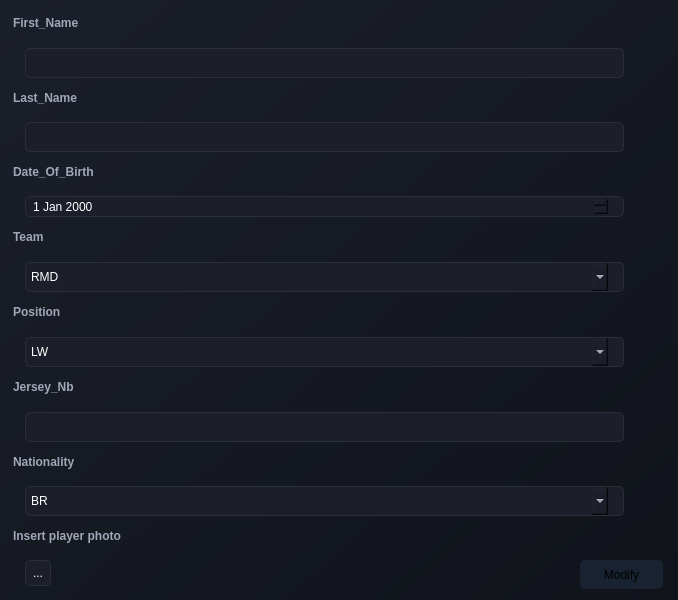
<?xml version="1.0" encoding="UTF-8"?>
<ui version="4.0">
 <class>Form</class>
 <widget class="QWidget" name="Form">
  <property name="geometry">
   <rect>
    <x>0</x>
    <y>0</y>
    <width>678</width>
    <height>600</height>
   </rect>
  </property>
  <property name="windowTitle">
   <string>Form</string>
  </property>
  <property name="styleSheet">
   <string notr="true">background: qlineargradient(x1:0, y1:0, x2:1, y2:1, stop:0 #1b1f2a, stop:1 #10131a);</string>
  </property>
  <widget class="QPushButton" name="pushButton_3">
   <property name="geometry">
    <rect>
     <x>580</x>
     <y>560</y>
     <width>83</width>
     <height>29</height>
    </rect>
   </property>
   <property name="styleSheet">
    <string notr="true">background-color: #192231;
border-radius: 5px ;</string>
   </property>
   <property name="text">
    <string>Modify</string>
   </property>
  </widget>
  <widget class="QComboBox" name="comboBox">
   <property name="geometry">
    <rect>
     <x>10</x>
     <y>262</y>
     <width>629</width>
     <height>30</height>
    </rect>
   </property>
   <property name="styleSheet">
    <string notr="true">background-color: #1C1F2A;
border: 1px solid #2A2D3A;
border-radius: 5px;
padding: 5px;
color: white;
margin-left: 15px;
margin-right:15px;</string>
   </property>
   <item>
    <property name="text">
     <string>RMD</string>
    </property>
   </item>
  </widget>
  <widget class="QComboBox" name="comboBox_2">
   <property name="geometry">
    <rect>
     <x>10</x>
     <y>337</y>
     <width>629</width>
     <height>30</height>
    </rect>
   </property>
   <property name="styleSheet">
    <string notr="true">background-color: #1C1F2A;
border: 1px solid #2A2D3A;
border-radius: 5px;
padding: 5px;
color: white;
margin-left: 15px;
margin-right:15px;</string>
   </property>
   <item>
    <property name="text">
     <string>LW</string>
    </property>
   </item>
   <item>
    <property name="text">
     <string>RW</string>
    </property>
   </item>
  </widget>
  <widget class="QLabel" name="label_11">
   <property name="geometry">
    <rect>
     <x>10</x>
     <y>374</y>
     <width>629</width>
     <height>31</height>
    </rect>
   </property>
   <property name="styleSheet">
    <string notr="true">color: #A0A8B7;
font-weight: bold;
padding-bottom: 5px;background-color:transparent;</string>
   </property>
   <property name="text">
    <string>Jersey_Nb</string>
   </property>
  </widget>
  <widget class="QLineEdit" name="lineEdit_3">
   <property name="geometry">
    <rect>
     <x>10</x>
     <y>48</y>
     <width>629</width>
     <height>30</height>
    </rect>
   </property>
   <property name="styleSheet">
    <string notr="true">background-color: #1C1F2A;
border: 1px solid #2A2D3A;
border-radius: 5px;
padding: 5px;
color: white;
margin-left: 15px;
margin-right:15px;</string>
   </property>
  </widget>
  <widget class="QLabel" name="label_14">
   <property name="geometry">
    <rect>
     <x>10</x>
     <y>523</y>
     <width>629</width>
     <height>30</height>
    </rect>
   </property>
   <property name="styleSheet">
    <string notr="true">color: #A0A8B7;
font-weight: bold;
padding-bottom: 5px;background-color:transparent;</string>
   </property>
   <property name="text">
    <string>Insert player photo</string>
   </property>
  </widget>
  <widget class="QComboBox" name="comboBox_3">
   <property name="geometry">
    <rect>
     <x>10</x>
     <y>486</y>
     <width>629</width>
     <height>30</height>
    </rect>
   </property>
   <property name="styleSheet">
    <string notr="true">background-color: #1C1F2A;
border: 1px solid #2A2D3A;
border-radius: 5px;
padding: 5px;
color: white;
margin-left: 15px;
margin-right:15px;</string>
   </property>
   <item>
    <property name="text">
     <string>BR</string>
    </property>
   </item>
  </widget>
  <widget class="QLabel" name="label_9">
   <property name="geometry">
    <rect>
     <x>10</x>
     <y>224</y>
     <width>629</width>
     <height>31</height>
    </rect>
   </property>
   <property name="styleSheet">
    <string notr="true">color: #A0A8B7;
font-weight: bold;
padding-bottom: 5px;background-color:transparent;</string>
   </property>
   <property name="text">
    <string>Team</string>
   </property>
  </widget>
  <widget class="QLabel" name="label_8">
   <property name="geometry">
    <rect>
     <x>10</x>
     <y>85</y>
     <width>629</width>
     <height>30</height>
    </rect>
   </property>
   <property name="styleSheet">
    <string notr="true">color: #A0A8B7;
font-weight: bold;
padding-bottom: 5px;background-color:transparent;</string>
   </property>
   <property name="text">
    <string>Last_Name</string>
   </property>
  </widget>
  <widget class="QLineEdit" name="lineEdit_5">
   <property name="geometry">
    <rect>
     <x>10</x>
     <y>412</y>
     <width>629</width>
     <height>30</height>
    </rect>
   </property>
   <property name="styleSheet">
    <string notr="true">background-color: #1C1F2A;
border: 1px solid #2A2D3A;
border-radius: 5px;
padding: 5px;
color: white;
margin-left: 15px;
margin-right:15px;</string>
   </property>
  </widget>
  <widget class="QToolButton" name="toolButton">
   <property name="geometry">
    <rect>
     <x>10</x>
     <y>560</y>
     <width>56</width>
     <height>41</height>
    </rect>
   </property>
   <property name="styleSheet">
    <string notr="true">background-color: #1C1F2A;
border: 1px solid #2A2D3A;
border-radius: 5px;
padding: 3px;
color: white;
margin-left: 15px;
margin-right:15px;
margin-bottom:15px;</string>
   </property>
   <property name="text">
    <string>...</string>
   </property>
  </widget>
  <widget class="QDateEdit" name="dateEdit">
   <property name="geometry">
    <rect>
     <x>10</x>
     <y>196</y>
     <width>629</width>
     <height>21</height>
    </rect>
   </property>
   <property name="styleSheet">
    <string notr="true">background-color: #1C1F2A;
border: 1px solid #2A2D3A;
border-radius: 5px;
padding: 5px;
color: white;
margin-left: 15px;
margin-right:15px;</string>
   </property>
  </widget>
  <widget class="QLineEdit" name="lineEdit_4">
   <property name="geometry">
    <rect>
     <x>10</x>
     <y>122</y>
     <width>629</width>
     <height>30</height>
    </rect>
   </property>
   <property name="styleSheet">
    <string notr="true">background-color: #1C1F2A;
border: 1px solid #2A2D3A;
border-radius: 5px;
padding: 5px;
color: white;
margin-left: 15px;
margin-right:15px;</string>
   </property>
  </widget>
  <widget class="QLabel" name="label_12">
   <property name="geometry">
    <rect>
     <x>10</x>
     <y>159</y>
     <width>629</width>
     <height>30</height>
    </rect>
   </property>
   <property name="styleSheet">
    <string notr="true">color: #A0A8B7;
font-weight: bold;
padding-bottom: 5px;background-color:transparent;</string>
   </property>
   <property name="text">
    <string>Date_Of_Birth</string>
   </property>
  </widget>
  <widget class="QLabel" name="label_13">
   <property name="geometry">
    <rect>
     <x>10</x>
     <y>449</y>
     <width>629</width>
     <height>30</height>
    </rect>
   </property>
   <property name="styleSheet">
    <string notr="true">color: #A0A8B7;
font-weight: bold;
padding-bottom: 5px;background-color:transparent;</string>
   </property>
   <property name="text">
    <string>Nationality</string>
   </property>
  </widget>
  <widget class="QLabel" name="label_7">
   <property name="geometry">
    <rect>
     <x>10</x>
     <y>10</y>
     <width>629</width>
     <height>31</height>
    </rect>
   </property>
   <property name="styleSheet">
    <string notr="true">color: #A0A8B7;
font-weight: bold;
padding-bottom: 5px;background-color:transparent;</string>
   </property>
   <property name="text">
    <string>First_Name</string>
   </property>
  </widget>
  <widget class="QLabel" name="label_10">
   <property name="geometry">
    <rect>
     <x>10</x>
     <y>299</y>
     <width>629</width>
     <height>31</height>
    </rect>
   </property>
   <property name="styleSheet">
    <string notr="true">color: #A0A8B7;
font-weight: bold;
padding-bottom: 5px;background-color:transparent;</string>
   </property>
   <property name="text">
    <string>Position</string>
   </property>
  </widget>
 </widget>
 <resources/>
 <connections/>
</ui>
